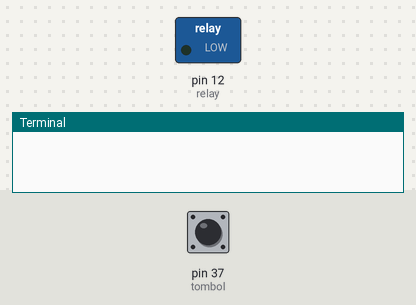
A program run on a simulated Raspberry Pi (header pin numbers). On the bench: switched loads named in the program (green lamp = pin HIGH), the last lines printed to the terminal. The inputs (shaded band) are chosen by the test bench; at power-on: pin 37 (tombol) HIGH.

Above: at 1.2 s.
1.3 s: pin 37 (tombol) pulled LOW for 0.15 s
At 2.4 s:
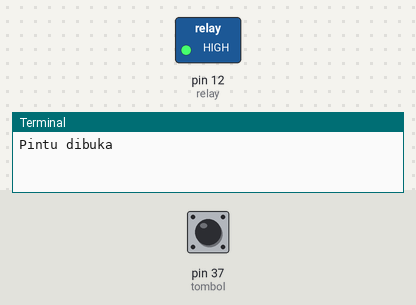
4.4 s: pin 37 (tombol) pulled LOW for 1 s
At 5.0 s:
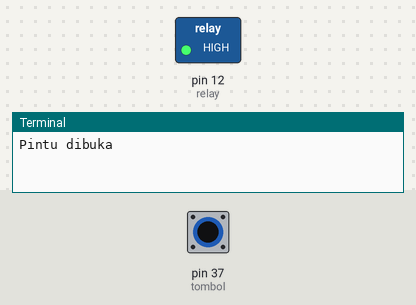
8.4 s: pin 37 (tombol) pulled LOW for 3.2 s
At 13.9 s:
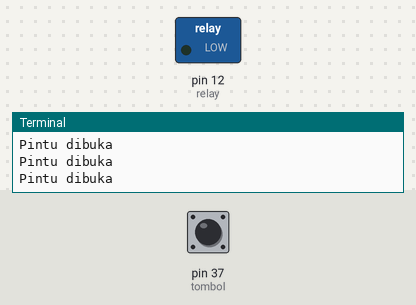
Timing chart, 0 to 15.4 s (numbered marks = the images above; inputs shaded):
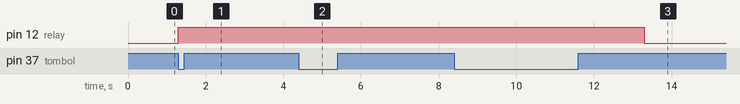

Measured:
- after the input at 1.3 s, pin 12 (relay): LOW → HIGH at once
- after the input at 4.4 s, pin 12 (relay): stays HIGH (without the input it goes to LOW after 0.90 s)
- after the input at 8.4 s, pin 12 (relay): HIGH → LOW after 4.9 s instead of 0.90 s

The program:

push_button.py
```python
#!/home/pi/Documents/telepython/.env/bin/python3

import time
import RPi.GPIO as GPIO
GPIO.setwarnings(False)
GPIO.setmode(GPIO.BOARD)
relay = 12
GPIO.setup(relay,GPIO.OUT)
GPIO.setup(37,GPIO.IN, pull_up_down=GPIO.PUD_UP)
GPIO.output(relay, 0)

while 1:
    tombol = GPIO.input(37)
    if tombol == 0:
        print("Pintu dibuka")
        GPIO.output(relay, 1)
        time.sleep(4)
        GPIO.output(relay, 0)  
```
